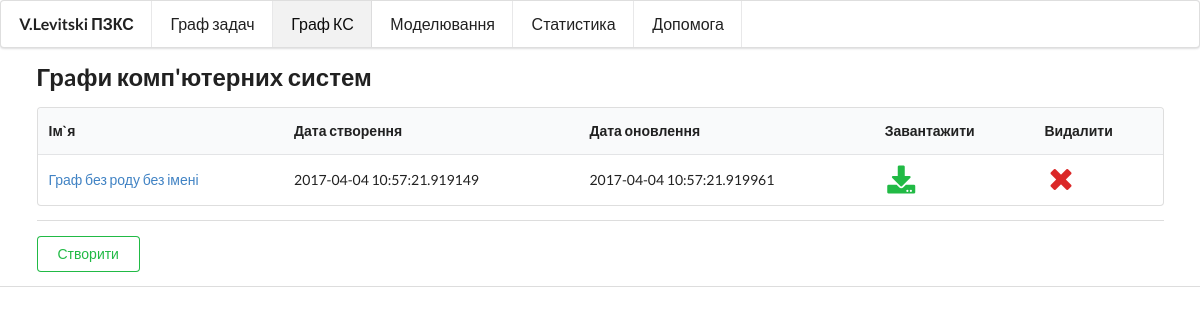
The page /cs-graph/ on the database as committed earlier.
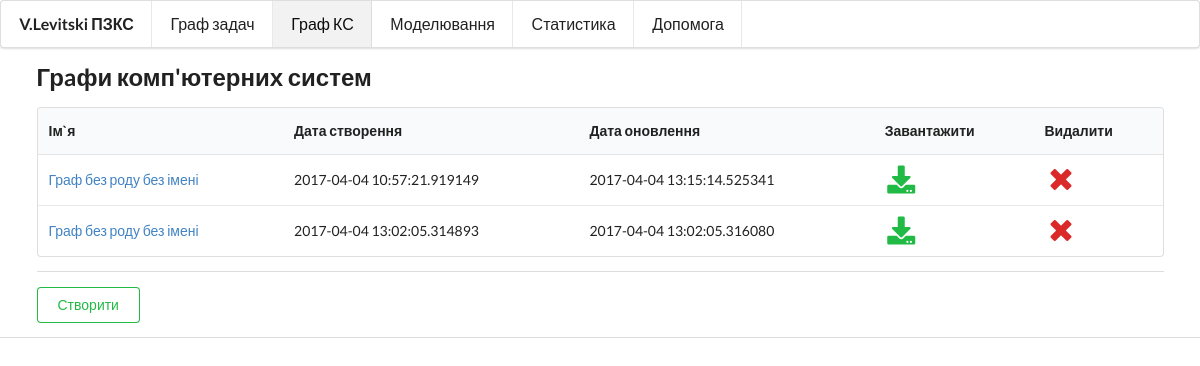
The same page on the database as committed later.
### app.py (models this page shows, shortened)
class CSGraph(db.Model):
    id = db.Column(db.Integer, primary_key=True, autoincrement=True)
    name = db.Column(db.String)
    created_at = db.Column(db.DateTime)
    updated_at = db.Column(db.DateTime)
    data = db.Column(db.String)

### app.py (the view)
@app.route('/cs-graph/')
def cs_graph():
    graphs = CSGraph.query.all()
    return render_template('graph_cs.html', graphs=graphs)

### templates/graph_cs.html (shortened to what this page needs)
{% extends "index.html" %}
{% block head %}
    {{ super() }}
{% endblock %}
{% block content %}
    {{ super() }}
    <div class="ui container">
        {% if graphs %}
            <h2>Грaфи комп'ютерних систем</h2>
            <table class="ui table">
                <thead>
                <tr>
                    <th>Ім`я</th>
                    <th>Дата створення</th>
                    <th>Дата оновлення</th>
                    <th>Завантажити</th>
                    <th>Видалити</th>
                </tr>
                </thead>
                <tbody>
                {% for g in graphs %}
                    <tr>
                        <td>
                            <a href="{{ url_for('save_cs_graph',id=g.id) }}">
                                {{ g.name }}
                            </a>
                        </td>
                        <td>{{ g.created_at }}</td>
                        <td>{{ g.updated_at }}</td>
                        <td>
                            <a href="{{ url_for('download_cs_graph', id=g.id) }}"><i
                                    class="download big green icon"></i></a></td>
                        <td>
                            <a href="{{ url_for('delete_cs_graph', id=g.id) }}"><i
                                    class="remove big red icon"></i></a></td>
                    </tr>
                {% endfor %}
                </tbody>
            </table>
        {% endif %}
        <div class="ui divider"></div>
        <a class="ui basic positive button"
           href="{{ url_for('save_cs_graph') }}">Створити</a>
    </div>
{% endblock %}

Rows that differ between the two databases and show on the page:
changed CSGraph (number 1 of 2 on the later page): updated_at "2017-04-04 10:57:21.919961" → "2017-04-04 13:15:14.525341"
added CSGraph: name "Граф без роду без імені", created_at "2017-04-04 13:02:05.314893", updated_at "2017-04-04 13:02:05.316080"
